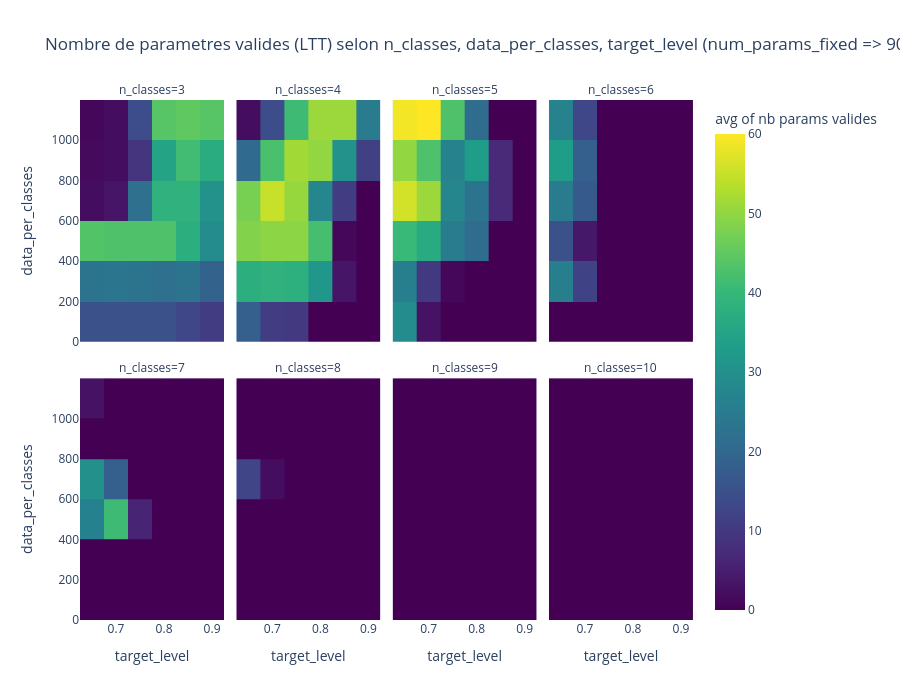

Notebook cell for this chart:
### Code cell
# Meme sweep, mais avec fwer_method="split_fixed_sequence" : contrairement a
# bonferroni-holm, cette methode necessite d'apprendre l'ordre des parametres
# (learn_fixed_sequence_order) sur des donnees independantes du jeu de
# calibration avant de calibrer. C'est gere dans run_exp_multiclasse.
fwer_method_fixed_sequence = "split_fixed_sequence"

results_fixed_sequence = np.full(
    (len(n_classes_range), len(data_per_classes_range), len(target_level_range)),
    np.nan,
)

for i, n_classes in enumerate(n_classes_range):
    for j, data_per_classes in enumerate(data_per_classes_range):
        for k, target_level in enumerate(target_level_range):
            results_fixed_sequence[i, j, k] = run_exp_multiclasse(
                n_classes=n_classes,
                num_params=num_params_fixed,
                target_level=target_level,
                show_plot=False,
                data_per_classes=data_per_classes,
                fwer_method=fwer_method_fixed_sequence,
            )


df_results_fixed_sequence = pd.DataFrame({
    "n_classes": grid_n_classes.ravel(),
    "data_per_classes": grid_data_per_classes.ravel(),
    "target_level": grid_target_level.ravel(),
    "nb_params_valides": np.where(
        results_fixed_sequence.ravel() == 0, np.nan, results_fixed_sequence.ravel()
    ),
})

fig = px.density_heatmap(
    df_results_fixed_sequence,
    x="target_level",
    y="data_per_classes",
    z="nb_params_valides",
    histfunc="avg",
    facet_col="n_classes",
    facet_col_wrap=4,
    color_continuous_scale="Viridis",
    labels={"nb_params_valides": "nb params valides"},
    title=f"Nombre de parametres valides (LTT) selon n_classes, data_per_classes, target_level (num_params_fixed => 90, fwer_method = {fwer_method_fixed_sequence})",
)
fig.update_layout(height=700)
fig.show()

### Figure 1 — Plotly figure (JSON) as saved in the notebook; plotly's stock layout.template omitted (floating-point values rounded to 4 significant figures)
{"data": [{"coloraxis": "coloraxis", "histfunc": "avg", "hovertemplate": "n_classes=3<br>target_level=%{x}<br>data_per_classes=%{y}<br>avg of nb params valides=%{z}<extra></extra>", "name": "", "x": [0.65, 0.7, 0.75, 0.8, 0.85, 0.9, 0.65, 0.7, 0.75, 0.8, 0.85, 0.9, 0.65, 0.7, 0.75, 0.8, 0.85, 0.9, 0.65, 0.7, 0.75, 0.8, 0.85, 0.9, 0.65, 0.7, 0.75, 0.8, 0.85, 0.9, 0.65, 0.7, 0.75, 0.8, 0.85, 0.9, 0.65, 0.7, 0.75, 0.8, 0.85, 0.9, 0.65, 0.7, 0.75, 0.8, 0.85, 0.9, 0.65, 0.7, 0.75, 0.8, 0.85, 0.9, 0.65, 0.7, 0.75, 0.8, 0.85, 0.9], "xaxis": "x5", "xbingroup": "x", "y": [100, 100, 100, 100, 100, 100, 200, 200, 200, 200, 200, 200, 300, 300, 300, 300, 300, 300, 400, 400, 400, 400, 400, 400, 500, 500, 500, 500, 500, 500, 600, 600, 600, 600, 600, 600, 700, 700, 700, 700, 700, 700, 800, 800, 800, 800, 800, 800, 900, 900, 900, 900, 900, 900, 1000, 1000, 1000, 1000, 1000, 1000], "yaxis": "y5", "ybingroup": "y", "z": [15.0, 15.0, 15.0, 15.0, 13.0, 11.0, 20.0, 20.0, 20.0, 20.0, 20.0, 12.0, 26.0, 27.0, 26.0, 24.0, 26.0, 26.0, 44.0, 43.0, 43.0, 43.0, 33.0, NaN, 43.0, 43.0, 43.0, 43.0, 42.0, 29.0, 2.0, 5.0, 23.0, 40.0, 40.0, 24.0, 2.0, 2.0, 21.0, 37.0, 37.0, 37.0, 1.0, 2.0, 6.0, 31.0, 37.0, 36.0, 2.0, 2.0, 12.0, 39.0, 46.0, 38.0, 1.0, 2.0, 14.0, 44.0, 45.0, 44.0], "type": "histogram2d"}, {"coloraxis": "coloraxis", "histfunc": "avg", "hovertemplate": "n_classes=4<br>target_level=%{x}<br>data_per_classes=%{y}<br>avg of nb params valides=%{z}<extra></extra>", "name": "", "x": [0.65, 0.7, 0.75, 0.8, 0.85, 0.9, 0.65, 0.7, 0.75, 0.8, 0.85, 0.9, 0.65, 0.7, 0.75, 0.8, 0.85, 0.9, 0.65, 0.7, 0.75, 0.8, 0.85, 0.9, 0.65, 0.7, 0.75, 0.8, 0.85, 0.9, 0.65, 0.7, 0.75, 0.8, 0.85, 0.9, 0.65, 0.7, 0.75, 0.8, 0.85, 0.9, 0.65, 0.7, 0.75, 0.8, 0.85, 0.9, 0.65, 0.7, 0.75, 0.8, 0.85, 0.9, 0.65, 0.7, 0.75, 0.8, 0.85, 0.9], "xaxis": "x6", "xbingroup": "x", "y": [100, 100, 100, 100, 100, 100, 200, 200, 200, 200, 200, 200, 300, 300, 300, 300, 300, 300, 400, 400, 400, 400, 400, 400, 500, 500, 500, 500, 500, 500, 600, 600, 600, 600, 600, 600, 700, 700, 700, 700, 700, 700, 800, 800, 800, 800, 800, 800, 900, 900, 900, 900, 900, 900, 1000, 1000, 1000, 1000, 1000, 1000], "yaxis": "y6", "ybingroup": "y", "z": [18.0, 11.0, 10.0, NaN, NaN, NaN, 33.0, 33.0, 33.0, 26.0, 4.0, NaN, 42.0, 44.0, 43.0, 37.0, 3.0, NaN, 45.0, 45.0, 45.0, 44.0, 1.0, NaN, 52.0, 54.0, 54.0, 40.0, NaN, NaN, 54.0, 57.0, 56.0, 30.0, 11.0, NaN, 41.0, 53.0, 45.0, 25.0, NaN, NaN, 9.0, 33.0, 51.0, 52.0, 31.0, 9.0, 32.0, 52.0, 52.0, 48.0, 30.0, 14.0, 2.0, 14.0, 41.0, 51.0, 51.0, 25.0], "type": "histogram2d"}, {"coloraxis": "coloraxis", "histfunc": "avg", "hovertemplate": "n_classes=5<br>target_level=%{x}<br>data_per_classes=%{y}<br>avg of nb params valides=%{z}<extra></extra>", "name": "", "x": [0.65, 0.7, 0.75, 0.8, 0.85, 0.9, 0.65, 0.7, 0.75, 0.8, 0.85, 0.9, 0.65, 0.7, 0.75, 0.8, 0.85, 0.9, 0.65, 0.7, 0.75, 0.8, 0.85, 0.9, 0.65, 0.7, 0.75, 0.8, 0.85, 0.9, 0.65, 0.7, 0.75, 0.8, 0.85, 0.9, 0.65, 0.7, 0.75, 0.8, 0.85, 0.9, 0.65, 0.7, 0.75, 0.8, 0.85, 0.9, 0.65, 0.7, 0.75, 0.8, 0.85, 0.9, 0.65, 0.7, 0.75, 0.8, 0.85, 0.9], "xaxis": "x7", "xbingroup": "x", "y": [100, 100, 100, 100, 100, 100, 200, 200, 200, 200, 200, 200, 300, 300, 300, 300, 300, 300, 400, 400, 400, 400, 400, 400, 500, 500, 500, 500, 500, 500, 600, 600, 600, 600, 600, 600, 700, 700, 700, 700, 700, 700, 800, 800, 800, 800, 800, 800, 900, 900, 900, 900, 900, 900, 1000, 1000, 1000, 1000, 1000, 1000], "yaxis": "y7", "ybingroup": "y", "z": [29.0, 3.0, NaN, NaN, NaN, NaN, 7.0, 1.0, NaN, NaN, NaN, NaN, 45.0, 19.0, 1.0, NaN, NaN, NaN, 41.0, 24.0, 2.0, NaN, NaN, NaN, 40.0, 49.0, 48.0, 21.0, NaN, NaN, 62.0, 60.0, 48.0, 34.0, 7.0, NaN, 50.0, 42.0, 7.0, 12.0, NaN, NaN, 39.0, 27.0, 11.0, NaN, NaN, NaN, 61.0, 59.0, 43.0, 33.0, 7.0, NaN, 59.0, 60.0, 43.0, 21.0, NaN, NaN], "type": "histogram2d"}, {"coloraxis": "coloraxis", "histfunc": "avg", "hovertemplate": "n_classes=6<br>target_level=%{x}<br>data_per_classes=%{y}<br>avg of nb params valides=%{z}<extra></extra>", "name": "", "x": [0.65, 0.7, 0.75, 0.8, 0.85, 0.9, 0.65, 0.7, 0.75, 0.8, 0.85, 0.9, 0.65, 0.7, 0.75, 0.8, 0.85, 0.9, 0.65, 0.7, 0.75, 0.8, 0.85, 0.9, 0.65, 0.7, 0.75, 0.8, 0.85, 0.9, 0.65, 0.7, 0.75, 0.8, 0.85, 0.9, 0.65, 0.7, 0.75, 0.8, 0.85, 0.9, 0.65, 0.7, 0.75, 0.8, 0.85, 0.9, 0.65, 0.7, 0.75, 0.8, 0.85, 0.9, 0.65, 0.7, 0.75, 0.8, 0.85, 0.9], "xaxis": "x8", "xbingroup": "x", "y": [100, 100, 100, 100, 100, 100, 200, 200, 200, 200, 200, 200, 300, 300, 300, 300, 300, 300, 400, 400, 400, 400, 400, 400, 500, 500, 500, 500, 500, 500, 600, 600, 600, 600, 600, 600, 700, 700, 700, 700, 700, 700, 800, 800, 800, 800, 800, 800, 900, 900, 900, 900, 900, 900, 1000, 1000, 1000, 1000, 1000, 1000], "yaxis": "y8", "ybingroup": "y", "z": [NaN, NaN, NaN, NaN, NaN, NaN, NaN, NaN, NaN, NaN, NaN, NaN, 26.0, 12.0, NaN, NaN, NaN, NaN, 15.0, 4.0, NaN, NaN, NaN, NaN, NaN, NaN, NaN, NaN, NaN, NaN, 25.0, 17.0, NaN, NaN, NaN, NaN, NaN, NaN, NaN, NaN, NaN, NaN, NaN, NaN, NaN, NaN, NaN, NaN, 33.0, 18.0, NaN, NaN, NaN, NaN, 27.0, 13.0, NaN, NaN, NaN, NaN], "type": "histogram2d"}, {"coloraxis": "coloraxis", "histfunc": "avg", "hovertemplate": "n_classes=7<br>target_level=%{x}<br>data_per_classes=%{y}<br>avg of nb params valides=%{z}<extra></extra>", "name": "", "x": [0.65, 0.7, 0.75, 0.8, 0.85, 0.9, 0.65, 0.7, 0.75, 0.8, 0.85, 0.9, 0.65, 0.7, 0.75, 0.8, 0.85, 0.9, 0.65, 0.7, 0.75, 0.8, 0.85, 0.9, 0.65, 0.7, 0.75, 0.8, 0.85, 0.9, 0.65, 0.7, 0.75, 0.8, 0.85, 0.9, 0.65, 0.7, 0.75, 0.8, 0.85, 0.9, 0.65, 0.7, 0.75, 0.8, 0.85, 0.9, 0.65, 0.7, 0.75, 0.8, 0.85, 0.9, 0.65, 0.7, 0.75, 0.8, 0.85, 0.9], "xaxis": "x", "xbingroup": "x", "y": [100, 100, 100, 100, 100, 100, 200, 200, 200, 200, 200, 200, 300, 300, 300, 300, 300, 300, 400, 400, 400, 400, 400, 400, 500, 500, 500, 500, 500, 500, 600, 600, 600, 600, 600, 600, 700, 700, 700, 700, 700, 700, 800, 800, 800, 800, 800, 800, 900, 900, 900, 900, 900, 900, 1000, 1000, 1000, 1000, 1000, 1000], "yaxis": "y", "ybingroup": "y", "z": [NaN, NaN, NaN, NaN, NaN, NaN, NaN, NaN, NaN, NaN, NaN, NaN, NaN, NaN, NaN, NaN, NaN, NaN, 1.0, NaN, NaN, NaN, NaN, NaN, 52.0, 41.0, 6.0, NaN, NaN, NaN, NaN, NaN, NaN, NaN, NaN, NaN, 30.0, 18.0, NaN, NaN, NaN, NaN, NaN, NaN, NaN, NaN, NaN, NaN, NaN, NaN, NaN, NaN, NaN, NaN, 3.0, NaN, NaN, NaN, NaN, NaN], "type": "histogram2d"}, {"coloraxis": "coloraxis", "histfunc": "avg", "hovertemplate": "n_classes=8<br>target_level=%{x}<br>data_per_classes=%{y}<br>avg of nb params valides=%{z}<extra></extra>", "name": "", "x": [0.65, 0.7, 0.75, 0.8, 0.85, 0.9, 0.65, 0.7, 0.75, 0.8, 0.85, 0.9, 0.65, 0.7, 0.75, 0.8, 0.85, 0.9, 0.65, 0.7, 0.75, 0.8, 0.85, 0.9, 0.65, 0.7, 0.75, 0.8, 0.85, 0.9, 0.65, 0.7, 0.75, 0.8, 0.85, 0.9, 0.65, 0.7, 0.75, 0.8, 0.85, 0.9, 0.65, 0.7, 0.75, 0.8, 0.85, 0.9, 0.65, 0.7, 0.75, 0.8, 0.85, 0.9, 0.65, 0.7, 0.75, 0.8, 0.85, 0.9], "xaxis": "x2", "xbingroup": "x", "y": [100, 100, 100, 100, 100, 100, 200, 200, 200, 200, 200, 200, 300, 300, 300, 300, 300, 300, 400, 400, 400, 400, 400, 400, 500, 500, 500, 500, 500, 500, 600, 600, 600, 600, 600, 600, 700, 700, 700, 700, 700, 700, 800, 800, 800, 800, 800, 800, 900, 900, 900, 900, 900, 900, 1000, 1000, 1000, 1000, 1000, 1000], "yaxis": "y2", "ybingroup": "y", "z": [NaN, NaN, NaN, NaN, NaN, NaN, NaN, NaN, NaN, NaN, NaN, NaN, NaN, NaN, NaN, NaN, NaN, NaN, NaN, NaN, NaN, NaN, NaN, NaN, NaN, NaN, NaN, NaN, NaN, NaN, 1.0, NaN, NaN, NaN, NaN, NaN, 24.0, 2.0, NaN, NaN, NaN, NaN, NaN, NaN, NaN, NaN, NaN, NaN, NaN, NaN, NaN, NaN, NaN, NaN, NaN, NaN, NaN, NaN, NaN, NaN], "type": "histogram2d"}, {"coloraxis": "coloraxis", "histfunc": "avg", "hovertemplate": "n_classes=9<br>target_level=%{x}<br>data_per_classes=%{y}<br>avg of nb params valides=%{z}<extra></extra>", "name": "", "x": [0.65, 0.7, 0.75, 0.8, 0.85, 0.9, 0.65, 0.7, 0.75, 0.8, 0.85, 0.9, 0.65, 0.7, 0.75, 0.8, 0.85, 0.9, 0.65, 0.7, 0.75, 0.8, 0.85, 0.9, 0.65, 0.7, 0.75, 0.8, 0.85, 0.9, 0.65, 0.7, 0.75, 0.8, 0.85, 0.9, 0.65, 0.7, 0.75, 0.8, 0.85, 0.9, 0.65, 0.7, 0.75, 0.8, 0.85, 0.9, 0.65, 0.7, 0.75, 0.8, 0.85, 0.9, 0.65, 0.7, 0.75, 0.8, 0.85, 0.9], "xaxis": "x3", "xbingroup": "x", "y": [100, 100, 100, 100, 100, 100, 200, 200, 200, 200, 200, 200, 300, 300, 300, 300, 300, 300, 400, 400, 400, 400, 400, 400, 500, 500, 500, 500, 500, 500, 600, 600, 600, 600, 600, 600, 700, 700, 700, 700, 700, 700, 800, 800, 800, 800, 800, 800, 900, 900, 900, 900, 900, 900, 1000, 1000, 1000, 1000, 1000, 1000], "yaxis": "y3", "ybingroup": "y", "z": [NaN, NaN, NaN, NaN, NaN, NaN, NaN, NaN, NaN, NaN, NaN, NaN, NaN, NaN, NaN, NaN, NaN, NaN, NaN, NaN, NaN, NaN, NaN, NaN, NaN, NaN, NaN, NaN, NaN, NaN, NaN, NaN, NaN, NaN, NaN, NaN, NaN, NaN, NaN, NaN, NaN, NaN, NaN, NaN, NaN, NaN, NaN, NaN, NaN, NaN, NaN, NaN, NaN, NaN, NaN, NaN, NaN, NaN, NaN, NaN], "type": "histogram2d"}, {"coloraxis": "coloraxis", "histfunc": "avg", "hovertemplate": "n_classes=10<br>target_level=%{x}<br>data_per_classes=%{y}<br>avg of nb params valides=%{z}<extra></extra>", "name": "", "x": [0.65, 0.7, 0.75, 0.8, 0.85, 0.9, 0.65, 0.7, 0.75, 0.8, 0.85, 0.9, 0.65, 0.7, 0.75, 0.8, 0.85, 0.9, 0.65, 0.7, 0.75, 0.8, 0.85, 0.9, 0.65, 0.7, 0.75, 0.8, 0.85, 0.9, 0.65, 0.7, 0.75, 0.8, 0.85, 0.9, 0.65, 0.7, 0.75, 0.8, 0.85, 0.9, 0.65, 0.7, 0.75, 0.8, 0.85, 0.9, 0.65, 0.7, 0.75, 0.8, 0.85, 0.9, 0.65, 0.7, 0.75, 0.8, 0.85, 0.9], "xaxis": "x4", "xbingroup": "x", "y": [100, 100, 100, 100, 100, 100, 200, 200, 200, 200, 200, 200, 300, 300, 300, 300, 300, 300, 400, 400, 400, 400, 400, 400, 500, 500, 500, 500, 500, 500, 600, 600, 600, 600, 600, 600, 700, 700, 700, 700, 700, 700, 800, 800, 800, 800, 800, 800, 900, 900, 900, 900, 900, 900, 1000, 1000, 1000, 1000, 1000, 1000], "yaxis": "y4", "ybingroup": "y", "z": [NaN, NaN, NaN, NaN, NaN, NaN, NaN, NaN, NaN, NaN, NaN, NaN, NaN, NaN, NaN, NaN, NaN, NaN, NaN, NaN, NaN, NaN, NaN, NaN, NaN, NaN, NaN, NaN, NaN, NaN, NaN, NaN, NaN, NaN, NaN, NaN, NaN, NaN, NaN, NaN, NaN, NaN, NaN, NaN, NaN, NaN, NaN, NaN, NaN, NaN, NaN, NaN, NaN, NaN, NaN, NaN, NaN, NaN, NaN, NaN], "type": "histogram2d"}], "layout": {"annotations": [{"font": {}, "showarrow": false, "text": "n_classes=7", "x": 0.1175, "xanchor": "center", "xref": "paper", "y": 0.465, "yanchor": "bottom", "yref": "paper"}, {"font": {}, "showarrow": false, "text": "n_classes=8", "x": 0.3725, "xanchor": "center", "xref": "paper", "y": 0.465, "yanchor": "bottom", "yref": "paper"}, {"font": {}, "showarrow": false, "text": "n_classes=9", "x": 0.6275, "xanchor": "center", "xref": "paper", "y": 0.465, "yanchor": "bottom", "yref": "paper"}, {"font": {}, "showarrow": false, "text": "n_classes=10", "x": 0.8825, "xanchor": "center", "xref": "paper", "y": 0.465, "yanchor": "bottom", "yref": "paper"}, {"font": {}, "showarrow": false, "text": "n_classes=3", "x": 0.1175, "xanchor": "center", "xref": "paper", "y": 1.0, "yanchor": "bottom", "yref": "paper"}, {"font": {}, "showarrow": false, "text": "n_classes=4", "x": 0.3725, "xanchor": "center", "xref": "paper", "y": 1.0, "yanchor": "bottom", "yref": "paper"}, {"font": {}, "showarrow": false, "text": "n_classes=5", "x": 0.6275, "xanchor": "center", "xref": "paper", "y": 1.0, "yanchor": "bottom", "yref": "paper"}, {"font": {}, "showarrow": false, "text": "n_classes=6", "x": 0.8825, "xanchor": "center", "xref": "paper", "y": 1.0, "yanchor": "bottom", "yref": "paper"}], "coloraxis": {"colorbar": {"title": {"text": "avg of nb params valides"}}, "colorscale": [[0, "#440154"], [0.1111, "#482878"], [0.2222, "#3e4989"], [0.3333, "#31688e"], [0.4444, "#26828e"], [0.5556, "#1f9e89"], [0.6667, "#35b779"], [0.7778, "#6ece58"], [0.8889, "#b5de2b"], [1, "#fde725"]]}, "height": 700, "legend": {"tracegroupgap": 0}, "title": {"text": "Nombre de parametres valides (LTT) selon n_classes, data_per_classes, target_level (num_params_fixed => 90, fwer_method = split_fixed_sequence)"}, "xaxis": {"anchor": "y", "domain": [0, 0.235], "title": {"text": "target_level"}}, "xaxis2": {"anchor": "y2", "domain": [0.255, 0.49], "matches": "x", "title": {"text": "target_level"}}, "xaxis3": {"anchor": "y3", "domain": [0.51, 0.745], "matches": "x", "title": {"text": "target_level"}}, "xaxis4": {"anchor": "y4", "domain": [0.765, 1.0], "matches": "x", "title": {"text": "target_level"}}, "xaxis5": {"anchor": "y5", "domain": [0, 0.235], "matches": "x", "showticklabels": false}, "xaxis6": {"anchor": "y6", "domain": [0.255, 0.49], "matches": "x", "showticklabels": false}, "xaxis7": {"anchor": "y7", "domain": [0.51, 0.745], "matches": "x", "showticklabels": false}, "xaxis8": {"anchor": "y8", "domain": [0.765, 1.0], "matches": "x", "showticklabels": false}, "yaxis": {"anchor": "x", "domain": [0, 0.465], "title": {"text": "data_per_classes"}}, "yaxis2": {"anchor": "x2", "domain": [0, 0.465], "matches": "y", "showticklabels": false}, "yaxis3": {"anchor": "x3", "domain": [0, 0.465], "matches": "y", "showticklabels": false}, "yaxis4": {"anchor": "x4", "domain": [0, 0.465], "matches": "y", "showticklabels": false}, "yaxis5": {"anchor": "x5", "domain": [0.535, 1.0], "matches": "y", "title": {"text": "data_per_classes"}}, "yaxis6": {"anchor": "x6", "domain": [0.535, 1.0], "matches": "y", "showticklabels": false}, "yaxis7": {"anchor": "x7", "domain": [0.535, 1.0], "matches": "y", "showticklabels": false}, "yaxis8": {"anchor": "x8", "domain": [0.535, 1.0], "matches": "y", "showticklabels": false}}}
